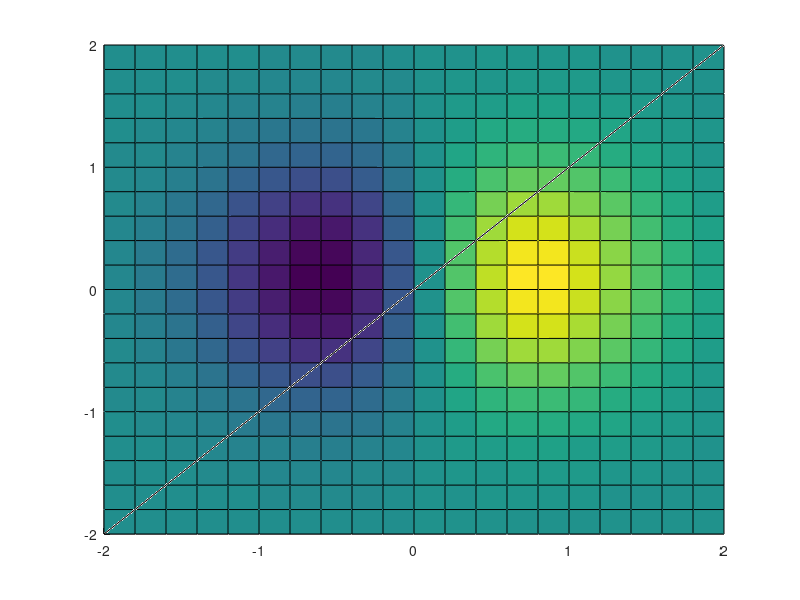

MATLAB code for this plot: (Note: this script raises an error after producing the figure.)
pointA = [0,0,0];
pointB = [2,2,0];
pointC = [-2,-2,0.5];

normal = cross(pointA-pointB, pointA-pointC); %# Calculate plane normal
%# Transform points to x,y,z
x = [pointA(1) pointB(1) pointC(1)];  
y = [pointA(2) pointB(2) pointC(2)];
z = [pointA(3) pointB(3) pointC(3)];

%Find all coefficients of plane equation    
A = normal(1); B = normal(2); C = normal(3);
D = -dot(normal,pointA);
%Decide on a suitable showing range
xLim = [min(x) max(x)];
zLim = [min(z) max(z)];
[X,Z] = meshgrid(xLim,zLim);
Y = (A * X + C * Z + D)/ (-B);
reOrder = [1 2  4 3];
figure();patch(X(reOrder),Y(reOrder),Z(reOrder),'b');
% grid on;
hold on 
[X,Y] = meshgrid(-2:0.2:2,-2:0.2:2);
Z = X.*exp(-X.^2 - Y.^2);

surface(X,Y,Z)

alpha(0.3);
view(3)